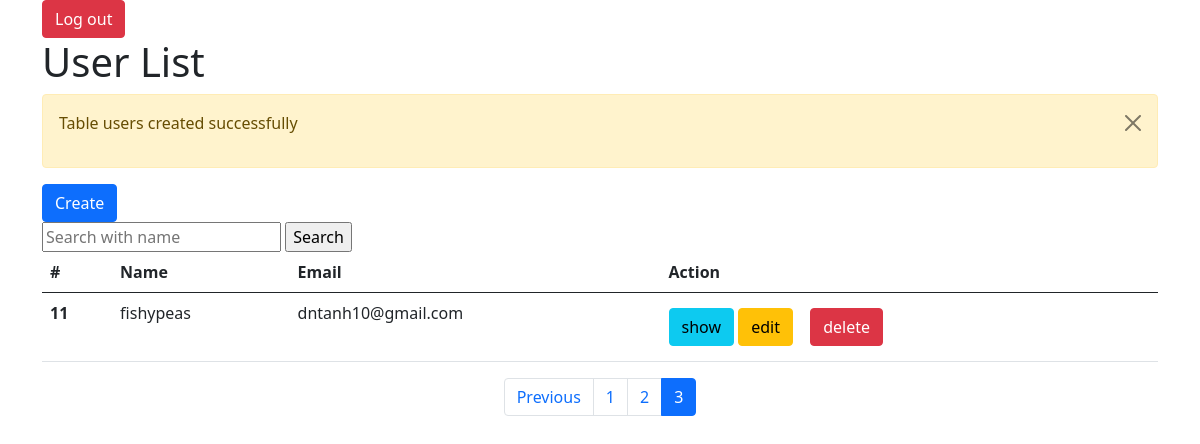
/?page=3, run on the app's committed database.
### tables this page shows
CREATE TABLE `users` (
  `id` int(11) NOT NULL,
  `name` varchar(255) NOT NULL,
  `email` varchar(255) NOT NULL,
  `passwords` varchar(50) NOT NULL
);

### user.php (called while the page is built, shortened)
<?php
include_once "./DB.php";
class User{
    static public function all($currentPage = 1, $perPage = 5) {
        $totalUsers = self::count();
        $totalPages = ceil($totalUsers / $perPage);
        if (isset($_GET['page'])) {
            $currentPage = (int) $_GET['page'];
            $currentPage = max(1, min($currentPage, $totalPages));
          }
        $offset = ($currentPage - 1) * $perPage;
        $sql = "select * from users LIMIT $perPage OFFSET $offset";
        $users = DB::execute($sql);
        return [
          'data' => $users,
          'total_pages' => $totalPages,
          'current_page' => $currentPage
        ];
      }
      static private function count() {
        $sql = "SELECT COUNT(*) as total from users";
        $result = DB::execute($sql);
        return $result[0]['total'];
      }
};

### DB.php (called while the page is built, shortened)
<?php
class DB{
    static private $connection;
    static public function getConnection(){
        if(static::$connection == null){
            try{
            static::$connection = new PDO(self::DB_TYPE.":host=".self::DB_HOST.";dbname=".self::DB_NAME, self::USER_NAME, self::USER_PASSWORD);
            }catch(Exception $exception){
                throw new Exception("connection fail");
            }
        }
        return static::$connection;
    }
    static public function execute($sql,$data=[]){
        $statement = DB::getConnection()->prepare($sql);
        $statement -> setFetchMode(PDO::FETCH_ASSOC);
        $statement->execute($data);
        $result =[];
        while ($item = $statement->fetch()){
            $result[]=$item;
        }
return $result;
    }
}

### index.php (the view, shortened to what this page needs)
<?php
  include_once "./user.php";
  $users = User::all();
  $currentPage = $users['current_page'];
  $totalPages = $users['total_pages'];
?>
<!doctype html>
<html lang="en">
  <head>
    <link href="https://cdn.jsdelivr.net/npm/bootstrap@5.0.2/dist/css/bootstrap.min.css" rel="stylesheet">
  </head>
  <body>
    <div class="container">
    <div><a href="./logout.php" class="btn btn-danger">Log out</a> </div>
        <div>
            <h1>User List</h1>
        </div>
        <?php if(isset($_SESSION["message"])){ ?>
      <div class="alert alert-warning alert-dismissible fade show" role="alert">
      <p>
      <?php echo ($_SESSION["message"]);unset($_SESSION["message"]); ?>
      </p>
      <button type="button" class="btn-close" data-bs-dismiss="alert" aria-label="Close"></button>
    </div>
    <?php } ?>
    <a href="./create.php" class="btn btn-primary">Create</a>
    <div>
      <form action="search.php" method="get">
          <input type="text" name="search" id="search" placeholder="Search with name">
          <input type="submit" name="search-button" value="Search">
      </form>
    </div>
    <div>
      <?php if(count($users['data'])>0){ ?>
<table class="table">
  <thead>
    <tr>
      <th scope="col">#</th>
      <th scope="col">Name</th>
      <th scope="col">Email</th>
      <th scope="col">Action</th>
    </tr>
  </thead>
  <tbody>
    <?php foreach($users['data'] as $user){ ?>
    <tr>
      <th scope="row"><?php echo $user["id"]; ?></th>
      <td><?php echo $user["name"]; ?></td>
      <td><?php echo $user["email"]; ?></td>
      <td>
        <a href="./show.php?id=<?= $user["id"]?>" class="btn btn-info">show</a>
        <a href="./edit.php?id=<?= $user["id"]?>" class="btn btn-warning">edit</a>
        <form class="btn" action="./delete.php" method="post" id="formDelete-<?=$user["id"]?>">
          <button type="submit" class="btn btn-danger btn-delete">delete</button>
        </form>
      </td>
    <?php } ?>    </tr>
  </tbody>
  <?php }else{ ?>
    <h2>No data</h2>
    <?php } ?>
</table>
<nav aria-label="Page navigation example">
  <ul class="pagination justify-content-center">
    <?php if ($currentPage > 1): ?>
      <li class="page-item"><a class="page-link" href="?page=<?= $currentPage - 1 ?>">Previous</a></li>
    <?php endif; ?>
    <?php for ($i = 1; $i <= $totalPages; $i++): ?>
      <li class="page-item <?= ($i === $currentPage) ? 'active' : '' ?>">
        <a class="page-link" href="?page=<?= $i ?>"><?= $i ?></a>
      </li>
    <?php endfor; ?>
  </ul>
</nav>
    </div>
    </div>
  </body>
</html>

### data on the page
users: id "11", name "fishypeas", email "dntanh10@gmail.com"

### other printed values
$_SESSION["message"] "Table users created successfully"
